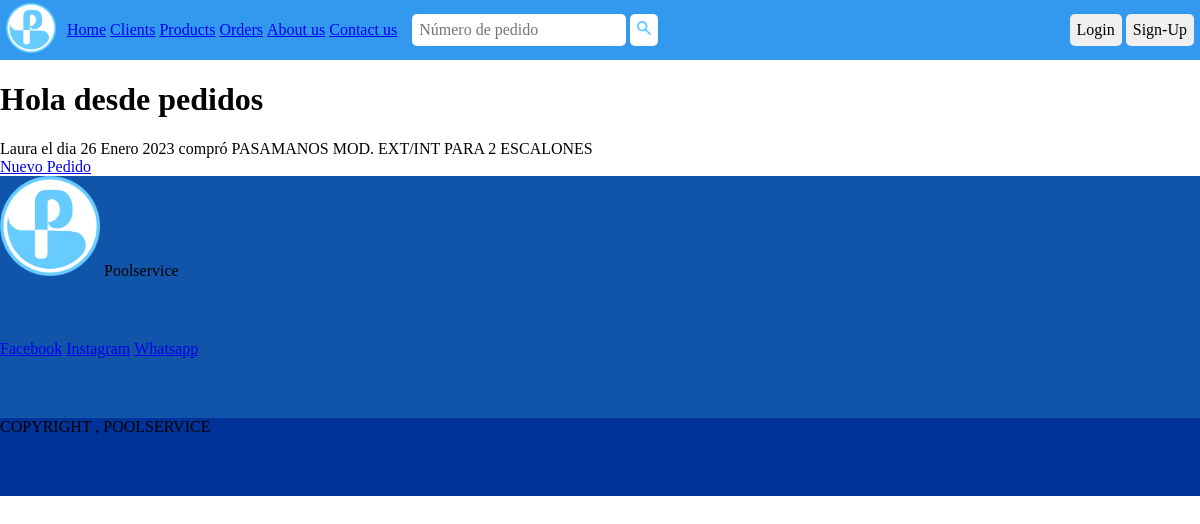
The page /orders/list-orders/ on the database as committed earlier.
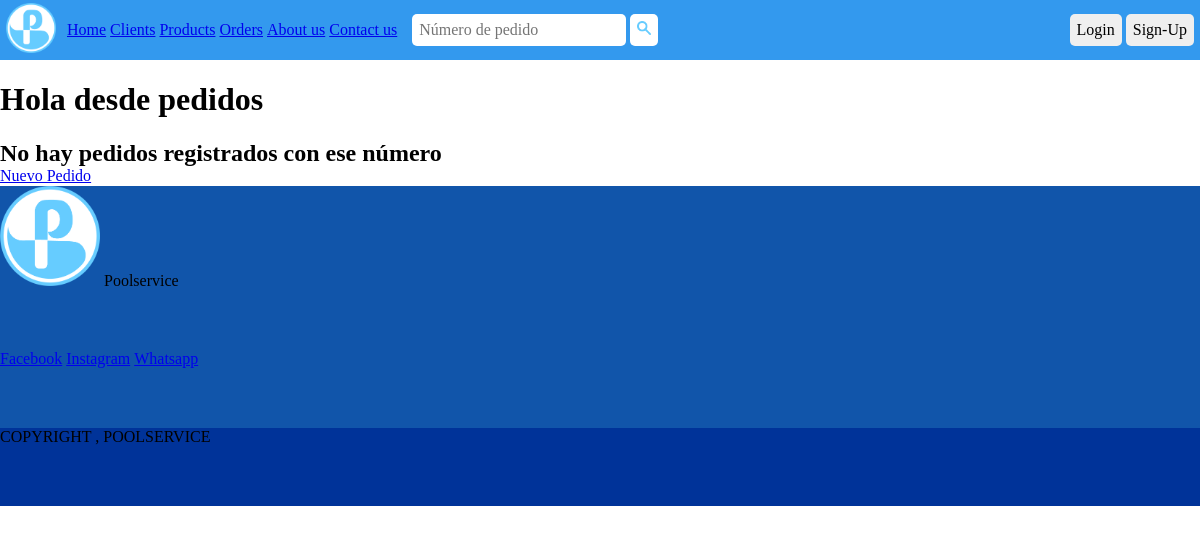
The same page on the database as committed later.
### orders/models.py (models this page shows, shortened)
class Order(models.Model):
    PAYMENT_CHOICES = (
        ('Efectivo', 'Efectivo'),
        ('Debito', 'Débito'),
        ('Crédito', 'Crédito'),
        ('Cheque', 'Cheque'),
        ('Transferencia', 'Transferencia'),
    )
    client = models.ForeignKey(Client, null=True, blank=True, on_delete=models.CASCADE, verbose_name='Cliente')
    product = models.ForeignKey(Product, null=True, blank=True, on_delete=models.SET_NULL, verbose_name='Producto')
    quantity = models.FloatField(verbose_name='Cantidad', default=1)
    order_date = models.DateField(verbose_name='Fecha de pedido')
    payment_method = models.CharField(max_length=20, choices=PAYMENT_CHOICES , verbose_name='Forma de pago')
    class Meta:
        verbose_name = 'Pedido'
        verbose_name_plural = 'Pedidos'

### clients/models.py (models this page shows)
class Client(models.Model):
    KIND_CHOICES = (
        ('Revendedor', 'Revendedor'),
        ('Cliente', 'Cliente'),
    )
    CONDITION_CHOICES = (
        ('Consumidor final', 'Consumidor final'),
        ('Responsable inscripto', 'Responsable inscripto'),
        ('Iva exento', 'Iva exento'),
    )
    name = models.CharField(max_length=40 , verbose_name='Nombre')
    dni = models.CharField(max_length=8, validators=[
        validators.RegexValidator(r'^[0-9]{8}$', 'DNI inválido.')], verbose_name='DNI' , null=True, blank=True , unique=True , )
    cuit = models.CharField(max_length=11 , validators=[
        validators.RegexValidator(r'^[0-9]{11}$', 'CUIT inválido.')], verbose_name='CUIT' , null=True, blank=True , unique=True)
    kind = models.CharField(max_length=20 , choices=KIND_CHOICES, verbose_name='Tipo')
    condition = models.CharField(max_length=50 , choices=CONDITION_CHOICES, verbose_name='Condición', blank=True)
    email = models.EmailField(max_length=40 , verbose_name='Correo')
    phone = models.CharField(max_length=20 , verbose_name='Teléfono')
    address = models.CharField(max_length=40 , verbose_name='Dirección')
    city = models.CharField(max_length=40 , verbose_name='Ciudad')
    def __str__(self):
        return f'{self.name}'
    class Meta:
        verbose_name = 'Cliente'
        verbose_name_plural = 'Clientes'

### products/models.py (models this page shows)
class Product(models.Model):
    change_types = [
        ('Vulcano tc1','Vulcano tc1'),
        ('Vulcano tc2','Vulcano tc2'),
        ('Makkintal','Makkintal'),
        ('Moldear','Moldear'),
        ('LCI','LCI'),
        ('Ecopools','Ecopools')
    ]
    code = models.CharField(unique=True, max_length=15 , verbose_name='Código', blank=True, null=True)
    description = models.CharField(max_length=85 , verbose_name='Descripción')
    tc = models.CharField(max_length=20 , verbose_name='Tipo de cambio' , choices=change_types, blank=True, null=True)
    price = models.DecimalField(max_digits=10, decimal_places=2, verbose_name='Precio')
    stock = models.BooleanField(default=False)
    def __str__(self):
        return f'{self.description}'
    class Meta:
        verbose_name = 'Producto'
        verbose_name_plural = 'Productos'

### orders/views.py (the view)
# urls.py: path('list-orders/', list_orders, name='list_orders'),
def list_orders (request):
    orders = Order.objects.all()
    queryset = request.GET.get('search')
    if queryset:
        orders = Order.objects.filter(
            Q(id__icontains = queryset)
        )
    if len(orders) > 0:
        context = {
            'orders': orders,
        }
    else:
        context = {
            'message_orders': 'No hay pedidos registrados con ese número'
        }
    return render (request, 'orders/orders.html', context=context)

### templates/orders/orders.html (shortened to what this page needs)
{% extends 'base.html' %}
{% block content %}
    <h1>Hola desde pedidos</h1>
    <div>
        {% if orders %}
        {% for order in orders %}
            <div>
                {{order.number}}{{order.client}} el dia {{order.order_date}} compró {{order.product}}
            </div>
        {% endfor %}
        {% endif %}
        {% if message_orders %}
            <h2>{{message_orders}}</h2>
        {% endif %}
    </div>
    <a href="/orders/create-order">Nuevo Pedido</a>
{% endblock %}

Rows that differ between the two databases and show on the page:
removed Order: client "Laura", order_date "26 Enero 2023", product "PASAMANOS MOD. EXT/INT PARA 2 ESCALONES"
Other text that changed with them:
{{ message_orders }}: (not shown) → "No hay pedidos registrados con ese número"
